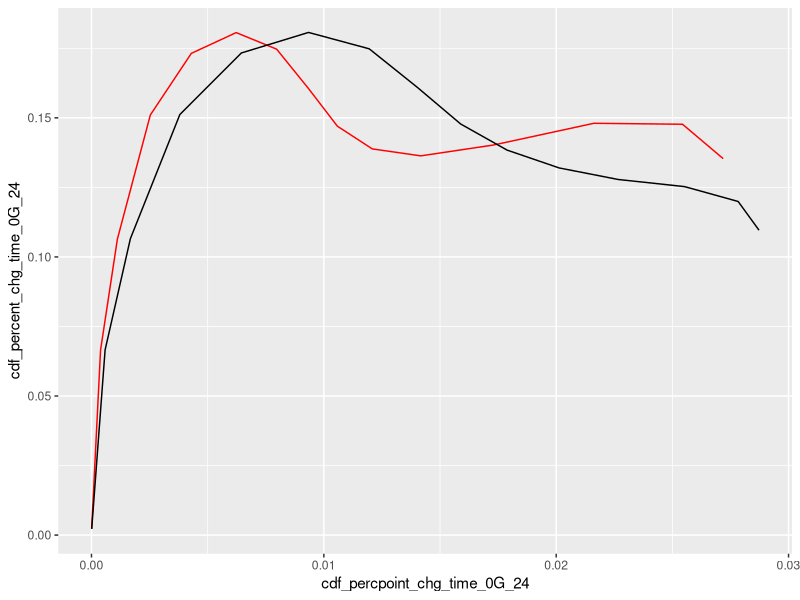
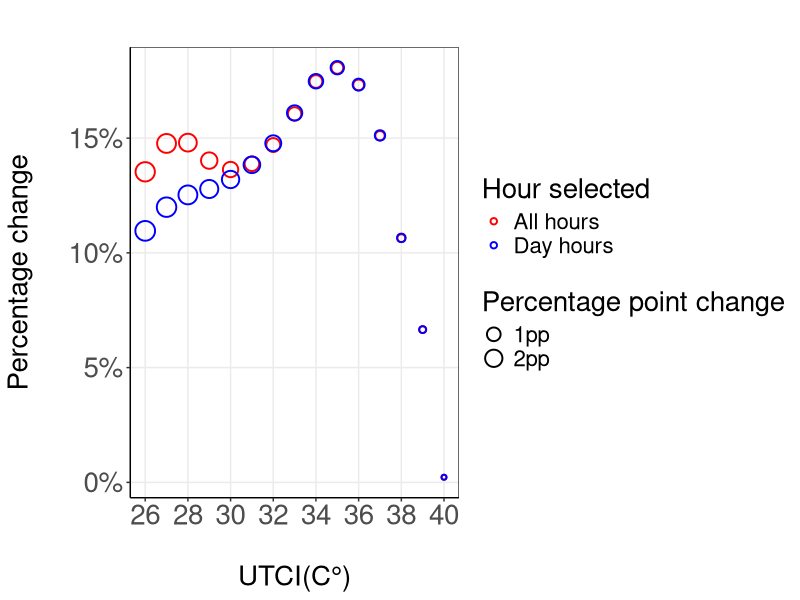

Recreate these plots in R, in order.
library(readr)
library(dplyr)
library(tidyr)
library(ggplot2)
setwd(
  "C:/Users/Kaifs/OneDrive/Documents/dropbox_penn/Dropbox/GitHub/PrjCEC/res/res_mean_child/"
)
tab_a_24vsday_data <- read.csv("tab_a_24vsday_data.csv")

#test graph
tab_a_24vsday_data %>%
  filter(utci_thres >= 26) %>%
  ggplot() +
  geom_line(aes(x = cdf_percpoint_chg_time_0G_24, y = cdf_percent_chg_time_0G_24),
            col = "red") +
  geom_line(aes(x = cdf_percpoint_chg_time_1G_6t22, y = cdf_percent_chg_time_1G_6t22))


#reshape data into long format
reshape <- cbind(
  tab_a_24vsday_data %>%
    select(
      utci_thres,
      cdf_percpoint_chg_time_0G_24,
      cdf_percpoint_chg_time_1G_6t22
    ) %>%
    mutate(`All hours` = cdf_percpoint_chg_time_0G_24,
           `Day hours` = cdf_percpoint_chg_time_1G_6t22) %>%
    select(
      -cdf_percpoint_chg_time_0G_24,
      -cdf_percpoint_chg_time_1G_6t22
    ) %>%
    pivot_longer(2:3, names_to = "hour_select", values_to = "cdf_percpoint_chg_time"),
  
  tab_a_24vsday_data %>%
    select(
      utci_thres,
      cdf_percent_chg_time_0G_24,
      cdf_percent_chg_time_1G_6t22
    ) %>%
    mutate(`All hours` = cdf_percent_chg_time_0G_24,
           `Day hours` = cdf_percent_chg_time_1G_6t22) %>%
    select(-cdf_percent_chg_time_0G_24, -cdf_percent_chg_time_1G_6t22) %>%
    pivot_longer(2:3, names_to = "hour_select", values_to = "cdf_percent_chg_time") %>%
    select(-hour_select, -utci_thres)
)


# scatter plot show change in level and rate by UTCI threshold
reshape %>%
  filter(utci_thres >= 26) %>%
  ggplot() +
  geom_point(
    aes(
      x = utci_thres,
      y = cdf_percent_chg_time,
      size = cdf_percpoint_chg_time,
      color = hour_select
    ),
    shape = 21,
    alpha = 10 / 10,
    stroke = 1
  ) +
  theme_bw() +
  theme(
    #panel.border = element_blank(),
    #panel.grid.major = element_blank(),
    panel.grid.minor = element_blank(),
    axis.line = element_line(colour = "black"),
    text = element_text(size = 20),
    axis.text.y = element_text(size = 20),
    axis.text.x = element_text(size = 20)
  ) +
  theme(legend.position = "right") +
  labs(x = "\nUTCI(C°)",
       y = "Percentage change\n",
       col = "Hour selected",
       size = "Percentage point change") +
  scale_x_continuous(breaks = seq(26, 40, 2)) +
  scale_y_continuous(labels = scales::percent) +
  scale_color_manual(values = c("red", "blue")) +
  scale_size(labels = scales::label_percent(scale = 100, suffix = "pp")) +
  ggtitle("")
